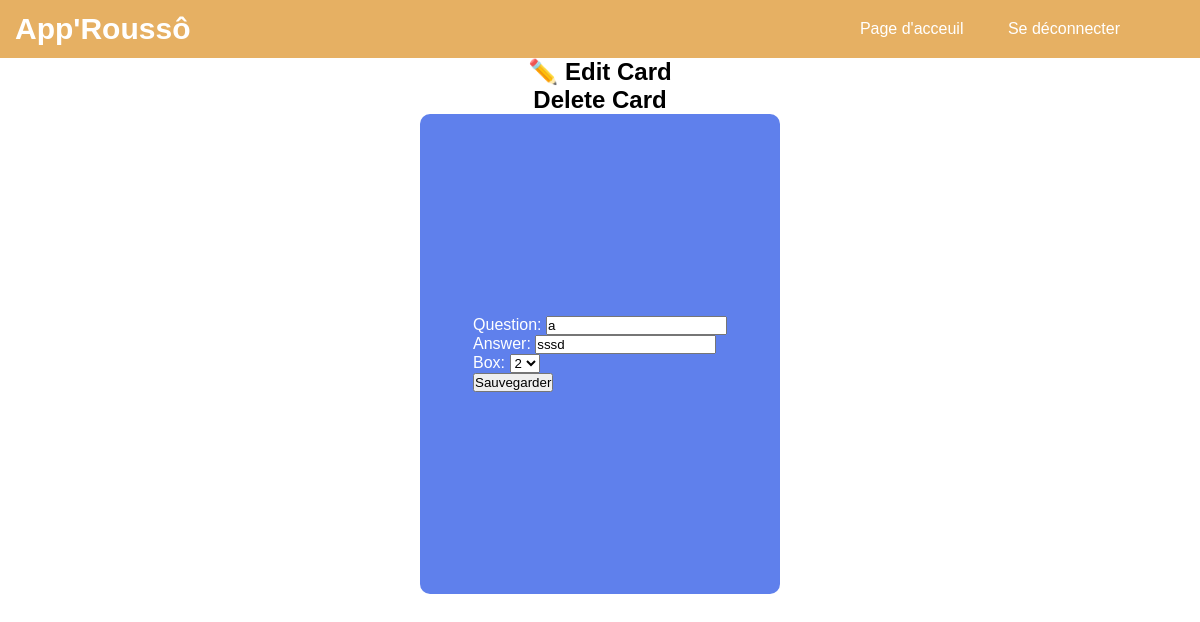
The page /edit/9/ on the database as committed earlier.
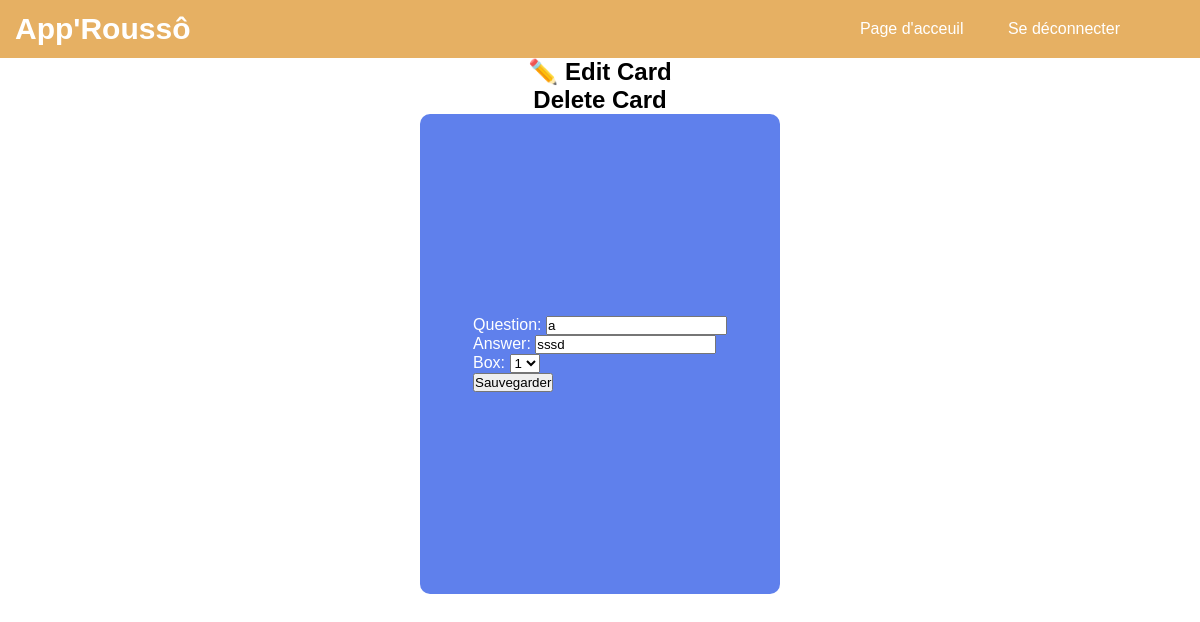
The same page on the database as committed later.
### cards/models.py (models this page shows, shortened)
class Card(models.Model):
    question = models.CharField(max_length=100)  # The front side of the card (question)
    answer = models.CharField(max_length=100)  # The back side of the card (answer)
    box = models.IntegerField(
        choices=zip(BOXES, BOXES),
        default=BOXES[0],  # Default box for new cards is box 1
    )
    date_created = models.DateTimeField(auto_now_add=True)  # Timestamp of card creation
    classeur = models.ForeignKey(Classeur, on_delete=models.CASCADE, related_name='cards', default=get_default_classeur)
    user = models.ForeignKey(User, on_delete=models.CASCADE, default=1)  # Default user (to be handled later)

### cards/views.py (the view, shortened to what this page needs)
# urls.py: path("edit/<int:pk>/", views.CardUpdateView.as_view(), name="card-update"),
class CardUpdateView(UpdateView):
    model = Card
    fields = ["question", "answer", "box"]  # You can adjust fields based on your model
    template_name = 'cards/card_form.html'
    success_url = None  # We'll define success_url in the get_success_url method
    def get_success_url(self):
        return reverse('card-list', kwargs={'classeur_id': self.object.classeur.id})

### cards/templates/cards/card_form.html (shortened to what this page needs)
<!DOCTYPE html>
<html lang="en" xmlns="http://www.w3.org/1999/html">
{% load static %}
<head>
    <link rel="stylesheet" href="https://cdn.simplecss.org/simple.min.css">
    <link rel="stylesheet" href="{% static 'css/styles_welcome2.css' %}">
<body>
    <nav>
          <h1> App'Roussô </h1>
          <ul>
              <li><a href="{% url 'welcome' %}"> Page d'acceuil</a></li>
              <li><a href="{% url 'logout' %}"> Se déconnecter</a></li>
          </ul>
      </nav>
    <div class="container2">
            {% if card %}
                <h2>✏️ Edit Card</h2>
                <h2>Delete Card</h2>
            {% else %}
                <h2>Créez une carte</h2>
            {% endif %}
            <div class="box-qa">
                <form method="post">
                    {{ form.as_p }}
                    <button type="submit">Sauvegarder</button>
                </form>
            </div>
    </div>
</body>

Rows that differ between the two databases and show on the page:
changed Card "sssd": box "2" → "1"
